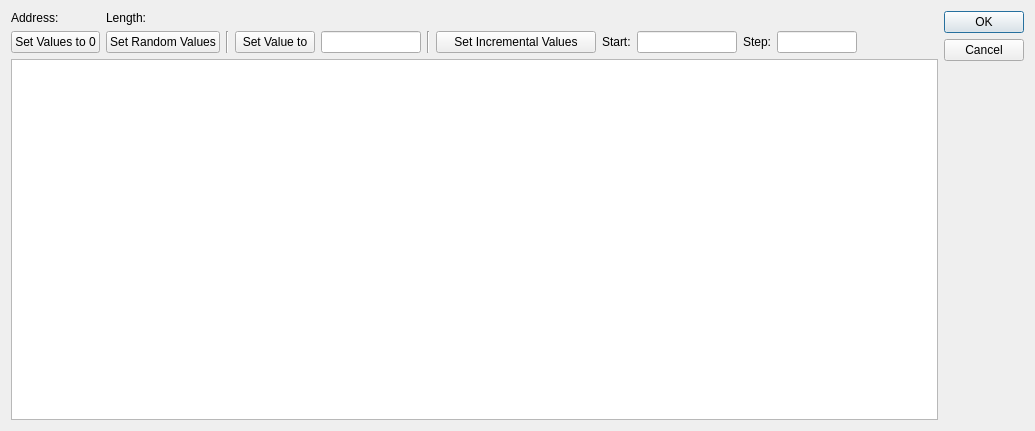
<?xml version="1.0" encoding="UTF-8"?>
<ui version="4.0">
 <class>DialogForceMultipleRegisters</class>
 <widget class="QDialog" name="DialogForceMultipleRegisters">
  <property name="geometry">
   <rect>
    <x>0</x>
    <y>0</y>
    <width>1035</width>
    <height>431</height>
   </rect>
  </property>
  <property name="minimumSize">
   <size>
    <width>855</width>
    <height>320</height>
   </size>
  </property>
  <property name="windowTitle">
   <string>PRESET MULTIPLE REGISTERS</string>
  </property>
  <layout class="QHBoxLayout" name="horizontalLayout">
   <item>
    <layout class="QGridLayout" name="gridLayout">
     <item row="0" column="0">
      <widget class="QLabel" name="labelAddress">
       <property name="text">
        <string>Address: </string>
       </property>
      </widget>
     </item>
     <item row="0" column="1">
      <widget class="QLabel" name="labelLength">
       <property name="text">
        <string>Length: </string>
       </property>
      </widget>
     </item>
     <item row="1" column="0">
      <widget class="QPushButton" name="pushButton0">
       <property name="text">
        <string>Set Values to 0</string>
       </property>
      </widget>
     </item>
     <item row="1" column="1">
      <widget class="QPushButton" name="pushButtonRandom">
       <property name="text">
        <string>Set Random Values</string>
       </property>
      </widget>
     </item>
     <item row="1" column="2">
      <widget class="Line" name="line_2">
       <property name="orientation">
        <enum>Qt::Vertical</enum>
       </property>
      </widget>
     </item>
     <item row="1" column="3">
      <widget class="QPushButton" name="pushButtonValue">
       <property name="text">
        <string>Set Value to</string>
       </property>
      </widget>
     </item>
     <item row="1" column="4">
      <widget class="NumericLineEdit" name="lineEditValue">
       <property name="sizePolicy">
        <sizepolicy hsizetype="Fixed" vsizetype="Fixed">
         <horstretch>0</horstretch>
         <verstretch>0</verstretch>
        </sizepolicy>
       </property>
       <property name="maximumSize">
        <size>
         <width>100</width>
         <height>16777215</height>
        </size>
       </property>
      </widget>
     </item>
     <item row="1" column="5">
      <widget class="Line" name="line_3">
       <property name="orientation">
        <enum>Qt::Vertical</enum>
       </property>
      </widget>
     </item>
     <item row="1" column="6">
      <widget class="QPushButton" name="pushButtonInc">
       <property name="minimumSize">
        <size>
         <width>160</width>
         <height>0</height>
        </size>
       </property>
       <property name="text">
        <string>Set Incremental Values</string>
       </property>
      </widget>
     </item>
     <item row="1" column="7">
      <widget class="QLabel" name="labelStart">
       <property name="text">
        <string>Start:</string>
       </property>
      </widget>
     </item>
     <item row="1" column="8">
      <widget class="NumericLineEdit" name="lineEditStartValue">
       <property name="sizePolicy">
        <sizepolicy hsizetype="Fixed" vsizetype="Fixed">
         <horstretch>0</horstretch>
         <verstretch>0</verstretch>
        </sizepolicy>
       </property>
       <property name="maximumSize">
        <size>
         <width>100</width>
         <height>16777215</height>
        </size>
       </property>
      </widget>
     </item>
     <item row="1" column="9">
      <widget class="QLabel" name="labelStep">
       <property name="text">
        <string>Step:</string>
       </property>
      </widget>
     </item>
     <item row="1" column="10">
      <widget class="NumericLineEdit" name="lineEditStep">
       <property name="sizePolicy">
        <sizepolicy hsizetype="Fixed" vsizetype="Fixed">
         <horstretch>0</horstretch>
         <verstretch>0</verstretch>
        </sizepolicy>
       </property>
       <property name="maximumSize">
        <size>
         <width>80</width>
         <height>16777215</height>
        </size>
       </property>
      </widget>
     </item>
     <item row="1" column="11">
      <spacer name="horizontalSpacer_2">
       <property name="orientation">
        <enum>Qt::Horizontal</enum>
       </property>
       <property name="sizeHint" stdset="0">
        <size>
         <width>13</width>
         <height>17</height>
        </size>
       </property>
      </spacer>
     </item>
     <item row="2" column="0" colspan="12">
      <widget class="QTableWidget" name="tableWidget">
       <property name="focusPolicy">
        <enum>Qt::NoFocus</enum>
       </property>
       <property name="sizeAdjustPolicy">
        <enum>QAbstractScrollArea::AdjustToContents</enum>
       </property>
       <property name="editTriggers">
        <set>QAbstractItemView::DoubleClicked|QAbstractItemView::EditKeyPressed</set>
       </property>
       <property name="showDropIndicator" stdset="0">
        <bool>false</bool>
       </property>
       <property name="dragDropOverwriteMode">
        <bool>false</bool>
       </property>
       <property name="selectionMode">
        <enum>QAbstractItemView::SingleSelection</enum>
       </property>
       <property name="wordWrap">
        <bool>false</bool>
       </property>
       <property name="cornerButtonEnabled">
        <bool>false</bool>
       </property>
       <attribute name="horizontalHeaderHighlightSections">
        <bool>false</bool>
       </attribute>
       <attribute name="verticalHeaderHighlightSections">
        <bool>false</bool>
       </attribute>
      </widget>
     </item>
    </layout>
   </item>
   <item>
    <widget class="QDialogButtonBox" name="buttonBox">
     <property name="orientation">
      <enum>Qt::Vertical</enum>
     </property>
     <property name="standardButtons">
      <set>QDialogButtonBox::Cancel|QDialogButtonBox::Ok</set>
     </property>
    </widget>
   </item>
  </layout>
 </widget>
 <customwidgets>
  <customwidget>
   <class>NumericLineEdit</class>
   <extends>QLineEdit</extends>
   <header>numericlineedit.h</header>
  </customwidget>
 </customwidgets>
 <resources/>
 <connections>
  <connection>
   <sender>buttonBox</sender>
   <signal>accepted()</signal>
   <receiver>DialogForceMultipleRegisters</receiver>
   <slot>accept()</slot>
   <hints>
    <hint type="sourcelabel">
     <x>248</x>
     <y>254</y>
    </hint>
    <hint type="destinationlabel">
     <x>157</x>
     <y>274</y>
    </hint>
   </hints>
  </connection>
  <connection>
   <sender>buttonBox</sender>
   <signal>rejected()</signal>
   <receiver>DialogForceMultipleRegisters</receiver>
   <slot>reject()</slot>
   <hints>
    <hint type="sourcelabel">
     <x>316</x>
     <y>260</y>
    </hint>
    <hint type="destinationlabel">
     <x>286</x>
     <y>274</y>
    </hint>
   </hints>
  </connection>
 </connections>
</ui>
